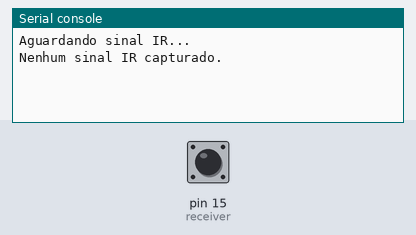
Bench run of a program on a simulated MicroPython board. Shown: the last lines printed to the serial console. Inputs (shaded band) come from the test bench; at power-on: pin 15 (receiver) HIGH.

Above: at 1.2 s.
1.3 s: pin 15 (receiver) pulsed LOW 5 times (0.12 s each, 0.3 s apart)
At 3.8 s:
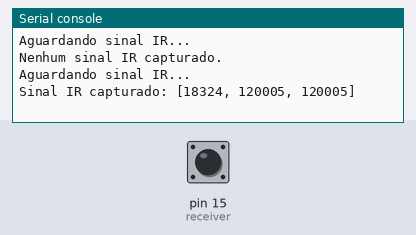
4.5 s: pin 15 (receiver) pulsed LOW 2 times (0.12 s each, 0.3 s apart)
At 5.5 s:
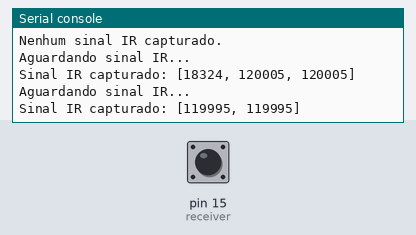

The program:

capturar_ir.py
```python
from machine import Pin
import time

RECV_PIN = 15
receiver = Pin(RECV_PIN, Pin.IN)

def capturar_sinal_ir():
    pulsos = []
    start = time.ticks_us()
    while time.ticks_diff(time.ticks_us(), start) < 1_000_000:
        try:
            if receiver.value() == 0:
                pulso_inicio = time.ticks_us()
                while receiver.value() == 0:
                    pass
                pulso_duracao = time.ticks_diff(time.ticks_us(), pulso_inicio)
                pulsos.append(pulso_duracao)
        except Exception as e:
            print("Erro na captura do sinal IR:", e)
            break

    if not pulsos:
        print("Nenhum sinal IR capturado.")
    else:
        print("Sinal IR capturado:", pulsos)
    return pulsos

while True:
    print("Aguardando sinal IR...")
    capturar_sinal_ir()
    time.sleep(1)
```

Measured:
- after the input at 1.3 s, the serial console: prints a new line after 1.7 s (image 1)
- after the input at 4.5 s, the serial console: prints a new line after 0.50 s (image 2)
